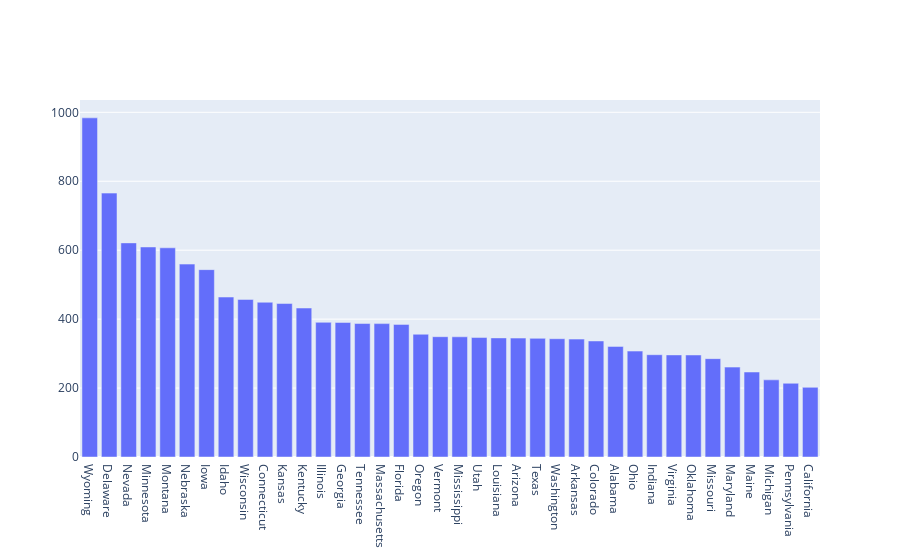

Here is the notebook cell this chart was saved with:
### Code cell
fig = go.Figure()
fig.add_trace(go.Bar(x=state_infra['State'], y = state_infra[1992]))
fig.update_layout(barmode='stack', xaxis={'categoryorder':'total descending'})
fig.show()

### Figure 1 — Plotly figure (JSON) as saved in the notebook; plotly's stock layout.template omitted (floating-point values rounded to 4 significant figures)
{"data": [{"type": "bar", "x": ["Alabama", "Arizona", "Arkansas", "California", "Colorado", "Connecticut", "Delaware", "Florida", "Georgia", "Idaho", "Illinois", "Indiana", "Iowa", "Kansas", "Kentucky", "Louisiana", "Maine", "Maryland", "Massachusetts", "Michigan", "Minnesota", "Mississippi", "Missouri", "Montana", "Nebraska", "Nevada", "Ohio", "Oklahoma", "Oregon", "Pennsylvania", "Tennessee", "Texas", "Utah", "Vermont", "Virginia", "Washington", "Wisconsin", "Wyoming"], "y": [320.9, 345.0, 342.0, 202.2, 336.6, 449.0, 765.6, 384.7, 390.3, 464.0, 390.7, 296.8, 543.6, 445.3, 432.2, 345.5, 246.6, 260.8, 387.0, 223.8, 609.4, 348.7, 285.3, 606.9, 559.6, 621.2, 307.3, 296.0, 356.1, 213.8, 387.2, 344.2, 346.6, 349.0, 296.1, 343.2, 457.1, 983.9]}], "layout": {"barmode": "stack", "xaxis": {"categoryorder": "total descending"}}}
